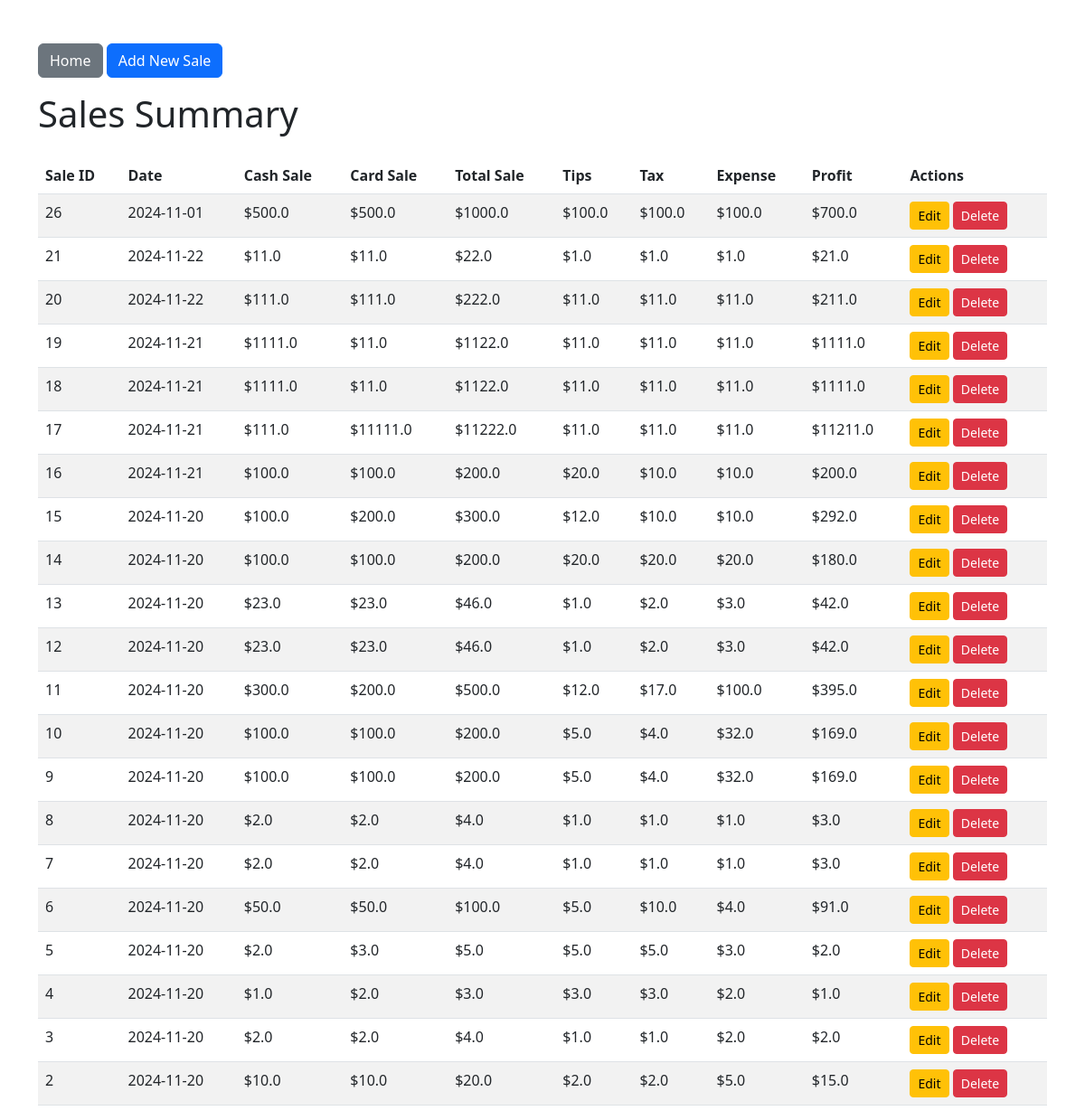
The app's page /view_sales, older data.
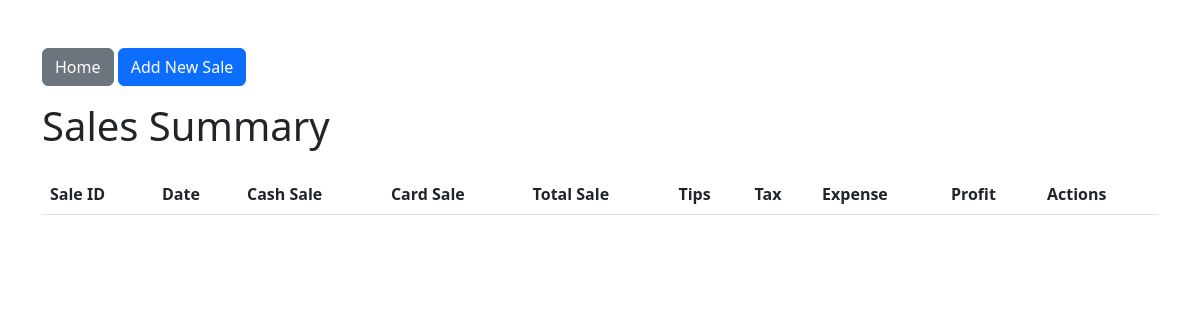
The same page, newer data.
### tables this page shows
CREATE TABLE sales (
            id INTEGER PRIMARY KEY AUTOINCREMENT,
            date TEXT,
            cash_sale REAL,
            card_sale REAL,
            total_sale REAL,
            tips REAL,
            tax REAL,
            expense REAL,
            profit REAL
        );

### app.py (the view)
@app.route("/view_sales", methods=["GET"])
def view_sales():
    try:
        conn = sqlite3.connect("sales.db")
        cursor = conn.cursor()
        cursor.execute("""
            SELECT id, date, total_sale, cash_sale, card_sale, tips, tax, expense, profit
            FROM sales
            ORDER BY id DESC
        """)
        sales = cursor.fetchall()
        cursor.execute("SELECT SUM(total_sale), SUM(profit) FROM sales")
        stats = cursor.fetchone()
        total_sales = stats[0] if stats[0] else 0.0
        total_profit = stats[1] if stats[1] else 0.0
        conn.close()
        return render_template("view_sales.html", sales=sales, total_sales=total_sales, total_profit=total_profit)
    except Exception as e:
        return f"Error: {e}", 500

### templates/view_sales.html (shortened to what this page needs)
<!DOCTYPE html>
<html lang="en">
<head>
    <link href="https://cdn.jsdelivr.net/npm/bootstrap@5.3.0-alpha1/dist/css/bootstrap.min.css" rel="stylesheet">
</head>
<body>
    <div class="container mt-5">
        <div class="mb-3">
            <a href="/" class="btn btn-secondary">Home</a>
            <a href="/add_sale" class="btn btn-primary">Add New Sale</a>
        </div>
        <h1 class="mb-4">Sales Summary</h1>
        <table class="table table-striped">
            <thead>
                <tr>
                    <th>Sale ID</th>
                    <th>Date</th>
                    <th>Cash Sale</th>
                    <th>Card Sale</th>
                    <th>Total Sale</th>
                    <th>Tips</th>
                    <th>Tax</th>
                    <th>Expense</th>
                    <th>Profit</th>
                    <th>Actions</th>
                </tr>
            </thead>
            <tbody>
                {% for sale in sales %}
                <tr>
                    <td>{{ sale[0] }}</td>
                    <td>{{ sale[1] }}</td>
                    <td>${{ sale[3] }}</td>
                    <td>${{ sale[4] }}</td>
                    <td>${{ sale[2] }}</td>
                    <td>${{ sale[5] }}</td>
                    <td>${{ sale[6] }}</td>
                    <td>${{ sale[7] }}</td>
                    <td>${{ sale[8] }}</td>
                    <td>
                        <a href="/edit_sale/{{ sale[0] }}" class="btn btn-sm btn-warning">Edit</a>
                        <form action="/delete_sale/{{ sale[0] }}" method="POST" style="display:inline;">
                            <button type="submit" class="btn btn-sm btn-danger">Delete</button>
                        </form>
                    </td>
                </tr>
                {% endfor %}
            </tbody>
        </table>
    </div>
</body>
</html>

Row changes from the older to the newer data that the page shows:
removed sales: id "26", date "2024-11-01", cash_sale "500.0", card_sale "500.0", total_sale "1000.0", tips "100.0", tax "100.0", expense "100.0", profit "700.0"
removed sales: id "21", date "2024-11-22", cash_sale "11.0", card_sale "11.0", total_sale "22.0", tips "1.0", tax "1.0", expense "1.0", profit "21.0"
removed sales: id "20", date "2024-11-22", cash_sale "111.0", card_sale "111.0", total_sale "222.0", tips "11.0", tax "11.0", expense "11.0", profit "211.0"
removed sales: id "19", date "2024-11-21", cash_sale "1111.0", card_sale "11.0", total_sale "1122.0", tips "11.0", tax "11.0", expense "11.0", profit "1111.0"
removed sales: id "18", date "2024-11-21", cash_sale "1111.0", card_sale "11.0", total_sale "1122.0", tips "11.0", tax "11.0", expense "11.0", profit "1111.0"
removed sales: id "17", date "2024-11-21", cash_sale "111.0", card_sale "11111.0", total_sale "11222.0", tips "11.0", tax "11.0", expense "11.0", profit "11211.0"
removed sales: id "16", date "2024-11-21", cash_sale "100.0", card_sale "100.0", total_sale "200.0", tips "20.0", tax "10.0", expense "10.0", profit "200.0"
removed sales: id "15", date "2024-11-20", cash_sale "100.0", card_sale "200.0", total_sale "300.0", tips "12.0", tax "10.0", expense "10.0", profit "292.0"
removed sales: id "14", date "2024-11-20", cash_sale "100.0", card_sale "100.0", total_sale "200.0", tips "20.0", tax "20.0", expense "20.0", profit "180.0"
removed sales: id "13", date "2024-11-20", cash_sale "23.0", card_sale "23.0", total_sale "46.0", tips "1.0", tax "2.0", expense "3.0", profit "42.0"
removed sales: id "12", date "2024-11-20", cash_sale "23.0", card_sale "23.0", total_sale "46.0", tips "1.0", tax "2.0", expense "3.0", profit "42.0"
removed sales: id "11", date "2024-11-20", cash_sale "300.0", card_sale "200.0", total_sale "500.0", tips "12.0", tax "17.0", expense "100.0", profit "395.0"
removed sales: id "10", date "2024-11-20", cash_sale "100.0", card_sale "100.0", total_sale "200.0", tips "5.0", tax "4.0", expense "32.0", profit "169.0"
removed sales: id "9", date "2024-11-20", cash_sale "100.0", card_sale "100.0", total_sale "200.0", tips "5.0", tax "4.0", expense "32.0", profit "169.0"
removed sales: id "8", date "2024-11-20", cash_sale "2.0", card_sale "2.0", total_sale "4.0", tips "1.0", tax "1.0", expense "1.0", profit "3.0"
removed sales: id "7", date "2024-11-20", cash_sale "2.0", card_sale "2.0", total_sale "4.0", tips "1.0", tax "1.0", expense "1.0", profit "3.0"
removed sales: id "6", date "2024-11-20", cash_sale "50.0", card_sale "50.0", total_sale "100.0", tips "5.0", tax "10.0", expense "4.0", profit "91.0"
removed sales: id "5", date "2024-11-20", cash_sale "2.0", card_sale "3.0", total_sale "5.0", tips "5.0", tax "5.0", expense "3.0", profit "2.0"
removed sales: id "4", date "2024-11-20", cash_sale "1.0", card_sale "2.0", total_sale "3.0", tips "3.0", tax "3.0", expense "2.0", profit "1.0"
removed sales: id "3", date "2024-11-20", cash_sale "2.0", card_sale "2.0", total_sale "4.0", tips "1.0", tax "1.0", expense "2.0", profit "2.0"
removed sales: id "2", date "2024-11-20", cash_sale "10.0", card_sale "10.0", total_sale "20.0", tips "2.0", tax "2.0", expense "5.0", profit "15.0"
